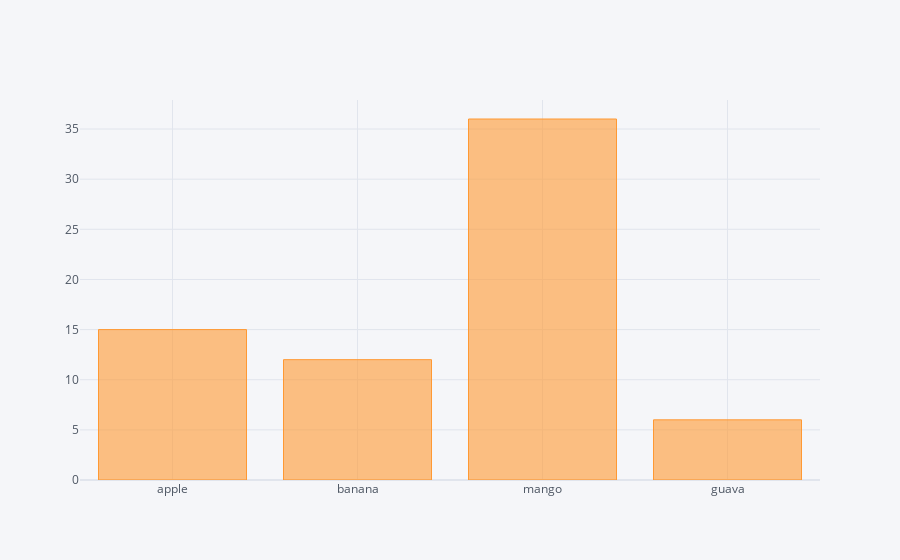

The notebook cell this image was saved under:
### Markdown cell above
### Bar Plot

### Code cell
df2.iplot(kind = 'bar' , x = 'fruit' , y = 'count')

### Figure 1 — Plotly figure (JSON) as saved in the notebook; plotly's stock layout.template omitted (floating-point values rounded to 4 significant figures)
{"data": [{"marker": {"color": "rgba(255, 153, 51, 0.6)", "line": {"color": "rgba(255, 153, 51, 1.0)", "width": 1}}, "name": "count", "orientation": "v", "text": "", "type": "bar", "x": ["apple", "banana", "mango", "guava"], "y": ["15", "12", "36", "6"]}], "layout": {"legend": {"bgcolor": "#F5F6F9", "font": {"color": "#4D5663"}}, "paper_bgcolor": "#F5F6F9", "plot_bgcolor": "#F5F6F9", "title": {"font": {"color": "#4D5663"}}, "xaxis": {"gridcolor": "#E1E5ED", "showgrid": true, "tickfont": {"color": "#4D5663"}, "title": {"font": {"color": "#4D5663"}, "text": ""}, "zerolinecolor": "#E1E5ED"}, "yaxis": {"gridcolor": "#E1E5ED", "showgrid": true, "tickfont": {"color": "#4D5663"}, "title": {"font": {"color": "#4D5663"}, "text": ""}, "zerolinecolor": "#E1E5ED"}}}
